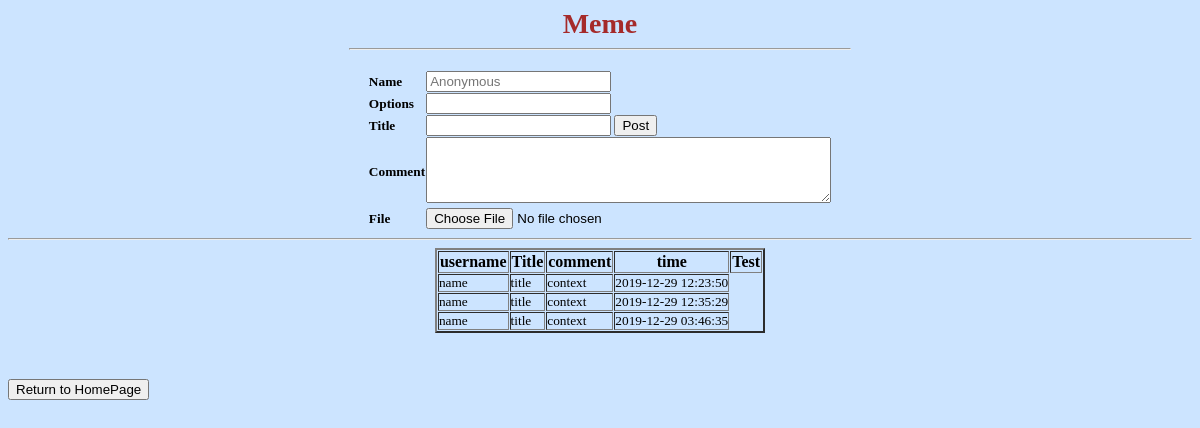
/forum, run on an earlier commit of the app's database.
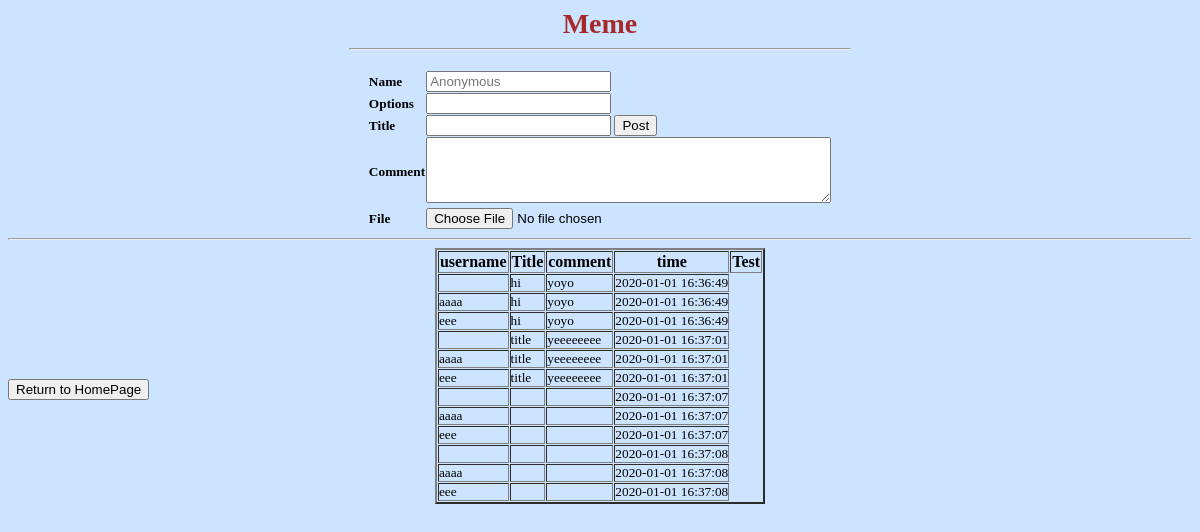
And on a later commit of the database.
### tables this page shows
CREATE TABLE post (p_uid int, pid int, title text, context text, date CURRENT_DATE, PRIMARY KEY (pid));

CREATE TABLE user (uid int, uname char(15), email char(64));

### homepage.py (the view, shortened to what this page needs)
@app.route('/forum',methods=['GET','POST'])
def forum():
    if request.method=="GET":
        with dbconnect() as session:
            posts = session.execute(f'SELECT uname, email, title, context, date\
                                      FROM post, user\
                                      WHERE post.p_uid = user.uid'
            )
            bottle = []
            for post in posts:
                bottle.append({"username":post[0],
                               "email":post[1],
                               "subject":post[2],
                               "comment":post[3],
                               "date":post[4]
                })
        return render_template('forum.html',says=bottle)
    return render_template("forum.html")

### module/dbconnect.py (called while the page is built)
    def __enter__(self):
        cursor = self.conn.cursor()
        return cursor

    def __exit__(self, *args):
        self.conn.commit()
        self.conn.close()

### template/forum.html (shortened to what this page needs)
<!doctype html>
<html>
    <head>
        <div class="Title">Meme</div>
        <hr class="middleline">
    </head>
<body bgcolor="#cce4ff">
        <form style="position:absolute; bottom:50%;" method="POST">
            <button name="HomepageButton" type="submit">Return to HomePage</button>
        </form>
        <form name="post" action="{{url_for('forum')}}" method="POST" enctype="multipart/form-data">
        <table class="tableForm" id="postForm">
            <tbody>
                <tr data-type="Name">
                    <td style="font-weight: bold;">Name</td>
                    <td>
                        <input name="name" type="text" tabindex="1" placeholder="Anonymous">
                    </td>
                </tr>
                <tr data-type="Options">
                    <td style="font-weight: bold;"> Options</td>
                    <td>
                        <input name="email_name" type="text" tabindex="2">
                    </td>
                </tr>
                <tr data-type="Subject">
                    <td style="font-weight: bold;">Title</td>
                    <td>
                        <input name="subject_name" type="text" tabindex="3">
                        <input type="submit" name="PostThread" value="Post" tabindex="6">
                    </td>
                </tr>
                <tr data-type="Comment">
                    <td style="font-weight: bold;">Comment</td>
                    <td>
                      <textarea name="comment_name" cols="48" rows="4" wrap="soft" tabindex="4"></textarea>
                    </td>
                </tr>
               <tr data-type="File">
                   <td style="font-weight: bold;">File</td>
                   <td>
                       <input id="postFile" name="upload_file" type="file" tabindex="7">
                   </td>
                </tr>
            </tbody>
        </table>
    </form>
    <hr>
        <table border="2">
            <thead>
                <tr>
                    <th>username</th>
                    <th>Title</th>
                    <th>comment</th>
                    <th>time</th>
                    <th>Test</th>
                </tr>
            </thead>
            <tbody>
                {% for say in says %}
                    <tr>
                        <td>{{ say['username'] }}</td>
                        <td>{{ say['subject'] }}</td>
                        <td>{{ say['comment'] }}</td>
                        <td>{{ say['date'] }}</td>
                    </tr>
                {% endfor %}
            </tbody>
        </table>
</html

### template/forum.html (style rules this page uses)
#postForm { width: auto; }
#postFile { margin-right: 10px; width: 200px; }
.tableForm { overflow: hidden; margin-top: 20px; display: table; }
.Title { text-align: center; font-size: 28px; font-weight: 800; margin-top: 0; color: brown; }
.middleline { width:500px; }
td { margin:0; padding:0; font-size: 10pt; display: table-cell; vertical-align: inherit; }
table { border-spacing: 1px; margin-left: auto; margin-right:auto; border-collapse: separate; }

What changed in the data, as far as the page shows it:
removed post: username "name", subject "title", comment "context", date "2019-12-29 12:23:50"
added post: subject "hi", comment "yoyo", date "2020-01-01 16:36:49", username "aaaa", username "eee"
now on one of the page's lists (row edited): post: username "aaaa", subject "title", comment "yeeeeeeee", date "2020-01-01 16:37:01", username "eee"
changed post "title": comment "context" → "yeeeeeeee"; date "2019-12-29 12:35:29" → "2020-01-01 16:37:01"; username "name" → (not shown)
now on one of the page's lists (row edited): post: username "aaaa", date "2020-01-01 16:37:07", username "eee"
changed post (number 3 of 4 on the later page): date "2019-12-29 03:46:35" → "2020-01-01 16:37:07"; username "name" → (not shown); subject "title" → (not shown); comment "context" → (not shown)
added post: date "2020-01-01 16:37:08", username "aaaa", username "eee"
